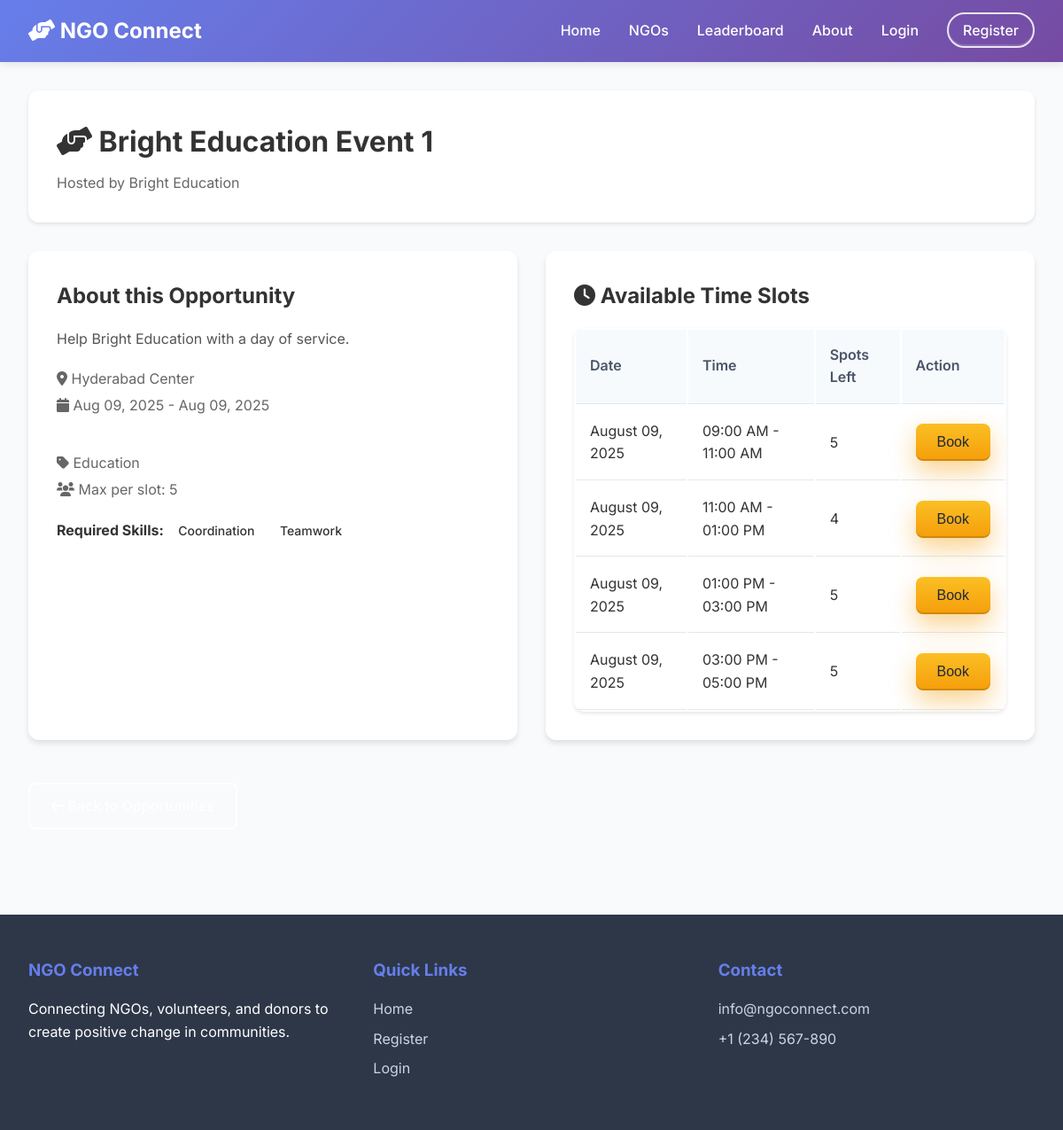
/volunteer/events/1, run on the app's committed database.
### database/models.py (models this page shows)
class Event(db.Model):
    __tablename__ = 'events'
    id = db.Column(db.Integer, primary_key=True)
    ngo_id = db.Column(db.Integer, db.ForeignKey('ngos.id'), nullable=False, index=True)
    title = db.Column(db.String(100), nullable=False, index=True)
    description = db.Column(db.Text)
    location = db.Column(db.String(200))
    start_date = db.Column(db.DateTime, nullable=False, index=True)
    end_date = db.Column(db.DateTime, nullable=False, index=True)
    max_volunteers = db.Column(db.Integer)
    required_skills = db.Column(db.Text)  # JSON string
    category = db.Column(db.String(50), index=True)
    image = db.Column(db.String(200))
    status = db.Column(db.String(20), default='active', index=True)  # active, completed, cancelled
    is_active = db.Column(db.Boolean, default=True, index=True)
    created_at = db.Column(db.DateTime, default=datetime.utcnow, index=True)
    updated_at = db.Column(db.DateTime, default=datetime.utcnow, onupdate=datetime.utcnow)
    time_slots = db.relationship('TimeSlot', backref='event', lazy='dynamic', cascade='all, delete-orphan')
    bookings = db.relationship('Booking', backref='event', lazy='dynamic', cascade='all, delete-orphan')
    def get_required_skills(self):
        if self.required_skills:
            return json.loads(self.required_skills)
        return []

class NGO(db.Model):
    __tablename__ = 'ngos'
    id = db.Column(db.Integer, primary_key=True)
    user_id = db.Column(db.Integer, db.ForeignKey('users.id'), nullable=False, index=True)
    organization_name = db.Column(db.String(100), nullable=False, index=True)
    description = db.Column(db.Text)
    mission = db.Column(db.Text)
    website = db.Column(db.String(200))
    address = db.Column(db.Text)
    city = db.Column(db.String(50), index=True)
    state = db.Column(db.String(50), index=True)
    zip_code = db.Column(db.String(10))
    phone = db.Column(db.String(20))
    email = db.Column(db.String(120))
    logo = db.Column(db.String(200))
    category = db.Column(db.String(50), index=True)
    established_year = db.Column(db.Integer)
    is_verified = db.Column(db.Boolean, default=False, index=True)
    created_at = db.Column(db.DateTime, default=datetime.utcnow, index=True)
    events = db.relationship('Event', backref='ngo', lazy='dynamic', cascade='all, delete-orphan')
    resources = db.relationship('Resource', backref='ngo', lazy='dynamic', cascade='all, delete-orphan')
    projects = db.relationship('Project', backref='ngo', lazy='dynamic', cascade='all, delete-orphan')

class TimeSlot(db.Model):
    __tablename__ = 'time_slots'
    id = db.Column(db.Integer, primary_key=True)
    event_id = db.Column(db.Integer, db.ForeignKey('events.id'), nullable=False, index=True)
    start_time = db.Column(db.DateTime, nullable=False, index=True)
    end_time = db.Column(db.DateTime, nullable=False, index=True)
    max_volunteers = db.Column(db.Integer, default=1)
    current_volunteers = db.Column(db.Integer, default=0)
    is_available = db.Column(db.Boolean, default=True, index=True)
    created_at = db.Column(db.DateTime, default=datetime.utcnow)
    bookings = db.relationship('Booking', backref='time_slot', lazy='dynamic', cascade='all, delete-orphan')

### app.py (the view)
@app.route('/volunteer/events/<int:event_id>')
def volunteer_event_detail(event_id: int):
    event = Event.query.get_or_404(event_id)
    ngo = NGO.query.get(event.ngo_id)
    time_slots = TimeSlot.query.filter_by(event_id=event.id, is_available=True).order_by(TimeSlot.start_time.asc()).all()
    return render_template('volunteer/event_detail.html', event=event, ngo=ngo, time_slots=time_slots)

### app.py (called while the page is built)
@app.after_request
def add_security_headers(response):
    response.headers['X-Content-Type-Options'] = 'nosniff'
    response.headers['X-Frame-Options'] = 'DENY'
    response.headers['X-XSS-Protection'] = '1; mode=block'
    if os.environ.get('FLASK_ENV') == 'production':
        response.headers['Strict-Transport-Security'] = 'max-age=31536000; includeSubDomains'
    return response

@app.context_processor
def inject_csrf_token():
    return dict(csrf_token=generate_csrf)

### templates/volunteer/event_detail.html (shortened to what this page needs)
{% extends "base.html" %}
{% block content %}
<div class="container">
    <div class="dashboard-header">
        <h1><i class="fas fa-hands-helping"></i> {{ event.title }}</h1>
        <p>Hosted by {{ ngo.organization_name }}</p>
    </div>
    <div class="grid grid-2">
        <div class="card">
            <h3>About this Opportunity</h3>
            <p style="color:#555;">{{ event.description }}</p>
            <div class="grid grid-2" style="margin-top: 1rem;">
                <div>
                    <p style="margin: 0.25rem 0; color: #666;">
                        <i class="fas fa-map-marker-alt"></i> {{ event.location }}
                    </p>
                    <p style="margin: 0.25rem 0; color: #666;">
                        <i class="fas fa-calendar"></i>
                        {{ event.start_date.strftime('%b %d, %Y') }} - {{ event.end_date.strftime('%b %d, %Y') }}
                    </p>
                </div>
                <div>
                    <p style="margin: 0.25rem 0; color: #666;">
                        <i class="fas fa-tag"></i> {{ event.category }}
                    </p>
                    <p style="margin: 0.25rem 0; color: #666;">
                        <i class="fas fa-users"></i> Max per slot: {{ event.max_volunteers }}
                    </p>
                </div>
            </div>
            {% if event.required_skills %}
            <div style="margin-top: 1rem;">
                <strong>Required Skills:</strong>
                {% for skill in event.get_required_skills() %}
                    <span class="badge">{{ skill }}</span>
                {% endfor %}
            </div>
            {% endif %}
        </div>
        <div class="card">
            <h3><i class="fas fa-clock"></i> Available Time Slots</h3>
            {% if time_slots %}
            <div class="table">
                <table>
                    <thead>
                        <tr>
                            <th>Date</th>
                            <th>Time</th>
                            <th>Spots Left</th>
                            <th>Action</th>
                        </tr>
                    </thead>
                    <tbody>
                        {% for slot in time_slots %}
                        <tr>
                            <td>{{ slot.start_time.strftime('%B %d, %Y') }}</td>
                            <td>{{ slot.start_time.strftime('%I:%M %p') }} - {{ slot.end_time.strftime('%I:%M %p') }}</td>
                            <td>{{ slot.max_volunteers - slot.current_volunteers }}</td>
                            <td>
                                <button class="btn btn-primary" onclick="bookSlot({{ event.id }}, {{ slot.id }})">Book</button>
                            </td>
                        </tr>
                        {% endfor %}
                    </tbody>
                </table>
            </div>
            {% else %}
            <p style="color:#666;">No available slots right now.</p>
            {% endif %}
        </div>
    </div>
    <div style="margin-top: 1rem;">
        <a href="{{ url_for('ngo_opportunities', ngo_id=ngo.id) }}" class="btn btn-secondary"><i class="fas fa-arrow-left"></i> Back to Opportunities</a>
    </div>
</div>
{% endblock %}

### templates/base.html (style rules this page uses)
:root { --brand-primary: #6d28d9; --brand-secondary: #f472b6; --brand-amber: #f59e0b; --ink-900: #0f172a; --ink-700: #334155; --surface: #ffffff; }
* { margin: 0; padding: 0; box-sizing: border-box; }
body { font-family: 'Inter', sans-serif; line-height: 1.6; color: #333; background-color: #f8fafc; }
.container { max-width: 1200px; margin: 0 auto; padding: 2rem; }
.btn { display: inline-block; padding: 0.75rem 1.5rem; border-radius: 8px; text-decoration: none; font-weight: 500; transition: all 0.3s; border: none; cursor: pointer; font-size: 1rem; }
.btn-primary { background: linear-gradient(180deg, #fbbf24, #f59e0b); color: #1f2937; box-shadow: 0 12px 28px rgba(245, 158, 11, 0.45), inset 0 -2px 0 rgba(0,0,0,0.15); }
.btn-secondary { background: transparent; color: white; border: 2px solid white; }
.card { background: white; border-radius: 12px; padding: 2rem; box-shadow: 0 4px 6px rgba(0,0,0,0.1); margin-bottom: 2rem; }
.card h3 { color: #333; margin-bottom: 1rem; font-size: 1.5rem; }
.grid { display: grid; gap: 2rem; }
.grid-2 { grid-template-columns: repeat(auto-fit, minmax(300px, 1fr)); }
.dashboard-header { background: white; padding: 2rem; border-radius: 12px; margin-bottom: 2rem; box-shadow: 0 2px 4px rgba(0,0,0,0.1); }
.dashboard-header h1 { color: #333; margin-bottom: 0.5rem; }
.dashboard-header p { color: #666; }
.table { width: 100%; border-collapse: collapse; background: white; border-radius: 12px; overflow: hidden; box-shadow: 0 2px 4px rgba(0,0,0,0.1); }
.table th, .table td { padding: 1rem; text-align: left; border-bottom: 1px solid #e2e8f0; }
.table th { background: #f7fafc; font-weight: 600; color: #4a5568; }
.badge { padding: 0.25rem 0.75rem; border-radius: 20px; font-size: 0.875rem; font-weight: 500; }

### data on the page
Event: title "Bright Education Event 1", description "Help Bright Education with a day of service.", location "Hyderabad Center", start_date "Aug 09, 2025", end_date "Aug 09, 2025", category "Education", max_volunteers "5"
NGO: organization_name "Bright Education"
TimeSlot: start_time "August 09, 2025", start_time "09:00 AM", end_time "11:00 AM", slot.max_volunteers-slot.current_volunteers "5"
TimeSlot: start_time "August 09, 2025", start_time "11:00 AM", end_time "01:00 PM", slot.max_volunteers-slot.current_volunteers "4"
TimeSlot: start_time "August 09, 2025", start_time "01:00 PM", end_time "03:00 PM", slot.max_volunteers-slot.current_volunteers "5"
TimeSlot: start_time "August 09, 2025", start_time "03:00 PM", end_time "05:00 PM", slot.max_volunteers-slot.current_volunteers "5"

### other printed values
{{ skill }} "Coordination" "Teamwork"
